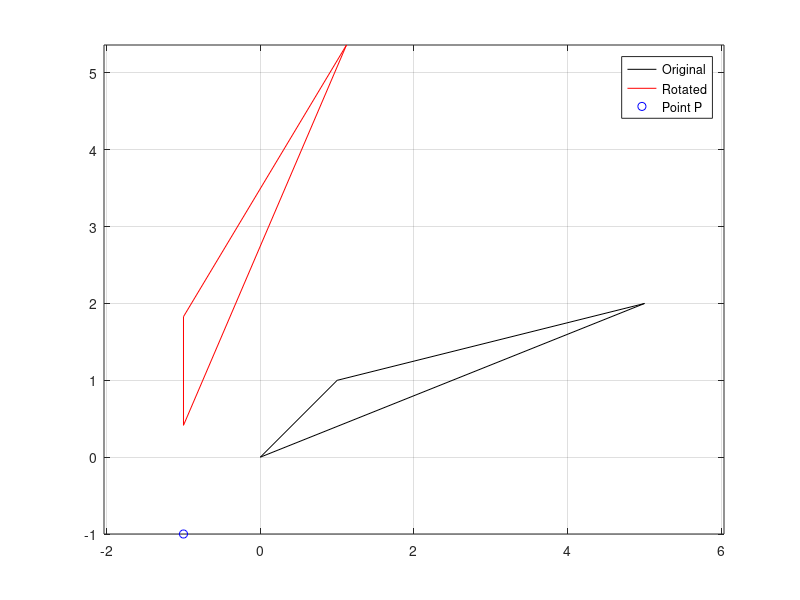

MATLAB code for this plot:
A = [0; 0];
B = [1; 1];
C = [5; 2];
P = [-1; -1];
Triangle = [A B C A];
plot(Triangle(1, :), Triangle(2, :), '-k', 'DisplayName', 'Original');
hold on;

R = [cosd(45) -sind(45); sind(45) cosd(45)];


A1 = A - P;
B1 = B - P;
C1 = C - P;

A2 = R * A1;
B2 = R * B1;
C2 = R * C1;

A3 = A2 + P;
B3 = B2 + P;
C3 = C2 + P;
Triangle2 = [A3 B3 C3 A3];
plot(Triangle2(1, :), Triangle2(2, :), '-r', 'DisplayName', 'Rotated');
plot(P(1), P(2), 'bo', 'DisplayName', 'Point P');
axis equal;
grid on;
legend();